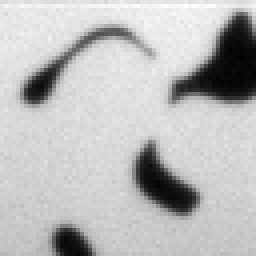
%> input picture Dragonfly_BHL_v1/1239550.1V_60ms_slide_1X_Z-0.1069.tif, 64 x 64 px (shown 4 times larger)
$ octave --eval "result = static_image_seg(imread('1239550.1V_60ms_slide_1X_Z-0.1069.tif'));"   (GNU Octave 9; MATLAB toolbox functions it lacks are replaced by stand-ins)
%> lines starting %> are read from the running program, lines starting %| are printed output that depends on the picture; in (x1, y1, x2, y2) boxes, pixels count from 0 and x2, y2 are one past the last pixel; in counts of white or black regions, pixels touching at a corner belong together; the program's own positions count from 1
### Image Processing/imshow2.m
function h = imshow2(varargin)
    varargin = [varargin, 'InitialMagnification', 'fit'];
    hh = imshow(varargin{:});

    if (nargout > 0)
    % Only return handle if caller requested it.
    h = hh;
    end

end

### Dragonfly_BHL_v1/static_image_seg_v2.m
function [x_out,y_out] = static_image_seg(im,thres)
if ~exist('thres','var')
    thres = 50;
end

%%
im_bin = double(im);

% [10 lines of commented-out code are left out]
%%
im_f = im_high_pass_filt(im_bin,20);

gSig = 7;
gSiz = 7;
psf = fspecial('gaussian', round(gSiz), gSig);
ind_nonzero = (psf(:)>=max(psf(:,1)));
psf = psf-mean(psf(ind_nonzero));
psf(~ind_nonzero) = 0;   % only use pixels within the center disk
im_f = imfilter(im_f,psf,'same');

im_f([1:3 end-3:end],:) = 0;
im_f(:,[1:3 end-3:end]) = 0;

upsampl = 1;
im_fb = imresize(imgaussfilt(im_f,1.5),upsampl);
% im_fb = imresize(im_f,upsampl);
% im_fb = imgaussfilt(im_fb,3);

L = watershed(-im_fb);
L_bd = bwboundaries((L>0));
%%
stats = regionprops(L, im_fb, 'Area', 'PixelValues');
im_med = median(im_fb(:));
areas = [stats(:).Area];

pxl_max = arrayfun(@(x) max(x.PixelValues),stats);

pxl_bg_cnt = arrayfun(@(x) length(find(x.PixelValues>im_med)),stats);


x = pxl_bg_cnt;
y = pxl_max;

figure(50);clf
subplot(1,6,1)
plot(x,y,'.')
%%
goodROI = (y>thres);
sum(goodROI)

L2 = L;  % Make a new label matrix with only the good ROIs
for j = 1:max(L(:))
    if goodROI(j);
        L2(L2(:) == j) = sum(goodROI(1:j));
    else
        L2(L2(:) == j)=0;
    end;
end;
% pxl = regionprops(L2,im_bin,'Pixelvalues');
%
% ctr_val = arrayfun(@(x) max(x.PixelValues),pxl);
% [ctr_r,ctr_c] = ind2sub(size(im_bin),find(ismember(im_bin(:),ctr_val)));

pxl = regionprops(L2,im_fb,'Pixelvalues');

ctr_val = arrayfun(@(x) max(x.PixelValues),pxl);
[ctr_r,ctr_c] = ind2sub(size(im_fb),find(ismember(im_fb(:),ctr_val)));

im_fb = imresize(im_fb,1/upsampl);
subplot(1,6,2:6)
% imshow2(im_f,[prctile(im_f(:),1) prctile(im_f(:),99.5)])
% imshow2(im_bin,[prctile(im_bin(:),1) prctile(im_bin(:),99.9)])
% imshow2(im,[prctile(im(:),1) prctile(im(:),99.95)])
im_show = im_high_pass_filt(double(im),15);
imshow2(im_show,[prctile(im_show(:),1) prctile(im_show(:),99.95)])
hold on
scatter(ctr_c/upsampl,ctr_r/upsampl,'r*')

x_out = ctr_c;
y_out = ctr_r;

%%
function im_f = im_high_pass_filt(im,bw)

fft_im = fftshift(fft2(im));
band_width = bw;
f_ker = ones(size(im));
f_ker(1:band_width,1:band_width)=0;
f_ker(end-band_width:end,1:band_width)=0;
f_ker(1:band_width,end-band_width:end)=0;
f_ker(end-band_width:end,end-band_width:end)=0;
f_ker = fftshift(f_ker);
im_f = abs(ifft2(ifftshift(fft_im.*imgaussfilt(f_ker,10)))).*im;

end
end
%> in im_high_pass_filt, `f_ker(1:band_width,1:band_width)=0;`:
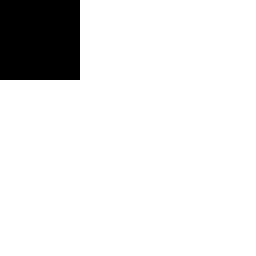
%> f_ker: size 64x64 double (shown 4 times larger); values 0 (black) and 1 (white), 90.2% white; 1 black region, box (x1, y1, x2, y2) and area: (0, 0, 20, 20) 400
%> in im_high_pass_filt, `f_ker(end-band_width:end,end-band_width:end)=0;`: f_ker: size 64x64 double; values 0 (black) and 1 (white), 59% white; 4 black regions, box (x1, y1, x2, y2) and area: (43, 43, 64, 64) 441, (43, 0, 64, 20) 420, (0, 43, 20, 64) 420, (0, 0, 20, 20) 400
%> in static_image_seg, `im_f(:,[1:3 end-3:end]) = 0;`:
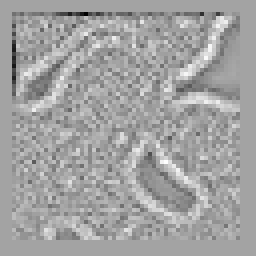
%> im_f: size 64x64 double (shown 4 times larger); min -74171.8, max 41441.6, mean -492; drawn with min black and max white
%> in static_image_seg, `im_fb = imresize(imgaussfilt(im_f,1.5),upsampl);`:
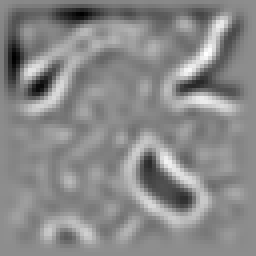
%> im_fb: size 64x64 double (shown 4 times larger); min -16981.6, max 13654, mean -492; drawn with min black and max white
%> in static_image_seg, `L = watershed(-im_fb);`:
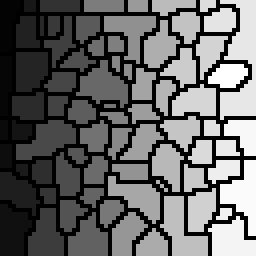
%> L: size 64x64 uint8 (shown 4 times larger); min 0, max 76, mean 30.5; drawn with min black and max white
%> in static_image_seg, `L_bd = bwboundaries((L>0));`: L_bd = 76 boundaries; largest, box (x1, y1, x2, y2) and points: (55, 0, 64, 30) 86, (55, 40, 64, 59) 48, (40, 49, 52, 64) 46, (26, 4, 39, 16) 42, (4, 30, 19, 40) 38
%> in static_image_seg, `stats = regionprops(L, im_fb, 'Area', 'PixelValues');`: stats = 76 regions; largest, Area: 154, 95, 89, 89, 85
%> in static_image_seg, `im_med = median(im_fb(:));`: im_med = -399.5
%> in static_image_seg, `areas = [stats(:).Area];`: areas = 76 values, max 154 at index 69, min 3 at index 35, mean 39.59
%> in static_image_seg, `pxl_max = arrayfun(@(x) max(x.PixelValues),stats);`: pxl_max = 76 values, max 13654 at index 63, min -7232.8 at index 53, mean 3503.9
%> in static_image_seg, `pxl_bg_cnt = arrayfun(@(x) length(find(x.PixelValues>im_med)),stats);`: pxl_bg_cnt = 76 values from 0 to 89
%> in static_image_seg, `x = pxl_bg_cnt;`: x = 76 values, max 89 at index 69, min 0 at index 7, mean 23.53
%> in static_image_seg, `y = pxl_max;`: y has the same summary as pxl_max
%> in static_image_seg, `goodROI = (y>thres);`: goodROI = 76 logical values, 59 true
%> in static_image_seg, `sum(goodROI)`: ans = 59
%> the loop in static_image_seg, `for j = 1:max(L(:))` made 76 passes
%> after the loop in static_image_seg, `for j = 1:max(L(:))`:
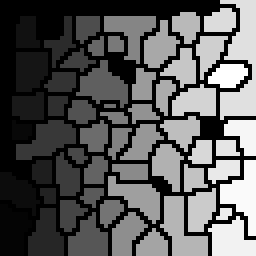
%> L2: size 64x64 uint8 (shown 4 times larger); min 0, max 59, mean 20.9; drawn with min black and max white
%> in static_image_seg, `pxl = regionprops(L2,im_fb,'Pixelvalues');`: pxl = 59 items
%> in static_image_seg, `ctr_val = arrayfun(@(x) max(x.PixelValues),pxl);`: ctr_val = 59 values, max 13654 at index 48, min 65.06 at index 59, mean 4764.9
%> in static_image_seg, `[ctr_r,ctr_c] = ind2sub(size(im_fb),find(ismember(im_fb(:),ctr_val)));`: ctr_r = 59 values from 7 to 62; ctr_c = 59 values from 5 to 60
%> call 2 of im_high_pass_filt, with bw = 15
%> in im_high_pass_filt (call 2), `f_ker(1:band_width,1:band_width)=0;`: f_ker: size 64x64 double; values 0 (black) and 1 (white), 94.5% white; 1 black region, box (x1, y1, x2, y2) and area: (0, 0, 15, 15) 225
%> in im_high_pass_filt (call 2), `f_ker(end-band_width:end,end-band_width:end)=0;`: f_ker: size 64x64 double; values 0 (black) and 1 (white), 76.5% white; 4 black regions, box (x1, y1, x2, y2) and area: (48, 48, 64, 64) 256, (48, 0, 64, 15) 240, (0, 48, 15, 64) 240, (0, 0, 15, 15) 225
%> in im_high_pass_filt (call 2), `im_f = abs(ifft2(ifftshift(fft_im.*imgaussfilt(f_ker,10)))).*im;`:
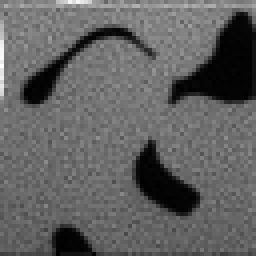
%> im_f: size 64x64 double (shown 4 times larger); min 609295.4, max 149195402.5, mean 57398098.8; drawn with min black and max white
%> in imshow2, `varargin = [varargin, 'InitialMagnification', 'fit'];`: varargin = 4 items
%> in static_image_seg, `x_out = ctr_c;`: x_out = 59 values from 5 to 60
%> in static_image_seg, `y_out = ctr_r;`: y_out = 59 values, max 62 at index 38, min 7 at index 43, mean 34.03
%> `result = static_image_seg(imread('1239550.1V_60ms_slide_1X_Z-0.1069.ti..`:
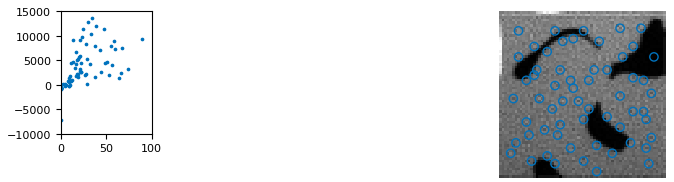
%> figure redrawn from the program's plot data, 2 panels
%> `result = static_image_seg(imread('1239550.1V_60ms_slide_1X_Z-0.1069.ti..`: result = 59 values from 5 to 60
